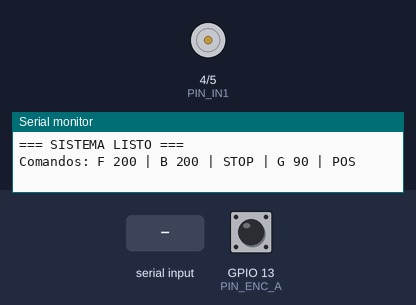
Bench run of a sketch on a simulated ESP32-S3. Shown: motor-driver pin pairs drawn as motors (green arrow = first pin HIGH = forward, orange = second pin HIGH = backward, longer = more drive, scaled by the enable pin), the last lines printed to the serial monitor. Inputs (shaded band) come from the test bench; at power-on: GPIO 13 (PIN_ENC_A) HIGH.

Above: at 1.2 s.
1.3 s: "F 1\n" received over Serial
At 2.4 s:
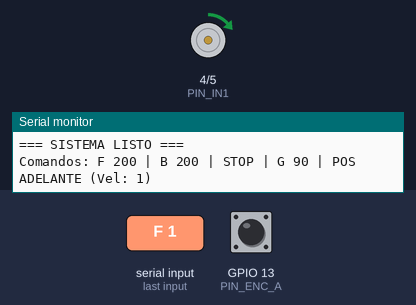
2.8 s: "B 1\n" received over Serial
At 3.5 s:
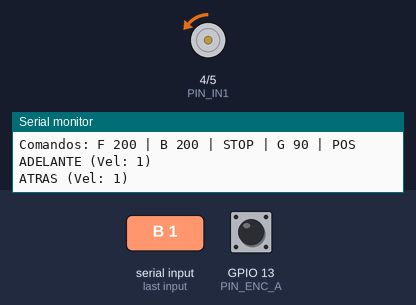
4.3 s: "G 150\n" received over Serial
At 4.7 s:
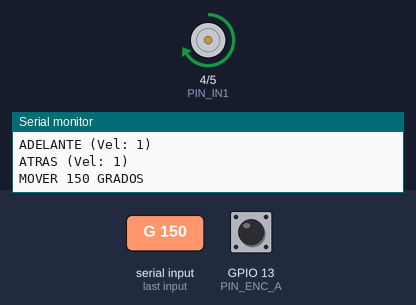
Timing chart, 0 to 7.3 s (numbered marks = the images above; inputs shaded):
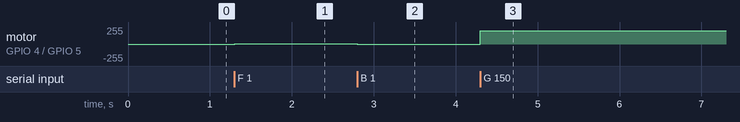

Measured:
- after the input at 1.3 s, motor on GPIO 4 (PIN_IN1) / GPIO 5 (PIN_IN2): stopped → forward 1/255 at once
- after the input at 2.8 s, motor on GPIO 4 (PIN_IN1) / GPIO 5 (PIN_IN2): forward 1/255 → backward 1/255 at once
- after the input at 4.3 s, motor on GPIO 4 (PIN_IN1) / GPIO 5 (PIN_IN2): backward 1/255 → forward 199/255 at once

The sketch:

PWM.ino
```cpp
/*
 * Control de Motor con Encoder y Serial (ESP32 Core v3.0+)
 * CORREGIDO: Orden de funciones para evitar errores de compilación
 */

#include <Arduino.h>

// --- Definición de Pines ---
const int PIN_IN1 = 4;
const int PIN_IN2 = 5;
const int PIN_ENA = 6;  // Pin PWM

// Pines del Encoder
const int PIN_ENC_A = 13;
const int PIN_ENC_B = 14;

// --- Configuración del Motor ---
const float RELACION_TRANSMISION = 34.0;
const float PULSOS_POR_VUELTA = 48.0 * RELACION_TRANSMISION;

volatile long posicionEncoder = 0;

// Configuración PWM
const int pwmFreq = 30000;
const int pwmResolution = 8;

// --- 1. DEFINICIÓN DE FUNCIONES BASE (Arriba para evitar errores) ---

// Escribe el PWM en el pin
void escribirPWM(int pin, int duty) {
  ledcWrite(pin, duty);
}

void frenarMotor() {
  digitalWrite(PIN_IN1, LOW);
  digitalWrite(PIN_IN2, LOW);
  escribirPWM(PIN_ENA, 0);
}

void controlarMotor(int dir, int pwm) {
  if (dir == 1) { // Adelante
    digitalWrite(PIN_IN1, HIGH);
    digitalWrite(PIN_IN2, LOW);
  } else if (dir == -1) { // Atrás
    digitalWrite(PIN_IN1, LOW);
    digitalWrite(PIN_IN2, HIGH);
  } else {
    frenarMotor();
    return;
  }
  escribirPWM(PIN_ENA, pwm);
}

// --- 2. INTERRUPCIÓN DEL ENCODER ---

void IRAM_ATTR leerEncoder() {
  int b = digitalRead(PIN_ENC_B);
  if (digitalRead(PIN_ENC_A) == HIGH) {
    if (b == LOW) posicionEncoder++;
    else posicionEncoder--;
  } else {
    if (b == LOW) posicionEncoder--;
    else posicionEncoder++;
  }
}

// --- 3. FUNCIONES DE POSICIÓN ---

void irAPosicionAbsoluta(long objetivo, int velocidad) {
  int direccion = 0;

  // Mientras la distancia al objetivo sea mayor a 15 pulsos
  while (abs(posicionEncoder - objetivo) > 15) {

    if (posicionEncoder < objetivo) direccion = 1;
    else direccion = -1;

    long diferencia = abs(posicionEncoder - objetivo);
    int velActual = velocidad;

    // Rampa de frenado: si faltan menos de 200 pulsos, baja la velocidad
    if (diferencia < 200) {
      velActual = map(diferencia, 0, 200, 70, velocidad);
    }

    controlarMotor(direccion, velActual);
    delay(1); // Estabilidad
  }
  frenarMotor();
}

void moverGrados(float grados, int velocidad) {
  long pulsosObjetivo = (grados / 360.0) * PULSOS_POR_VUELTA;
  long posicionFinal = posicionEncoder + pulsosObjetivo;
  irAPosicionAbsoluta(posicionFinal, velocidad);
}

// --- 4. PROCESAMIENTO DE COMANDOS ---

void procesarComando(String input) {
  input.trim();
  input.toUpperCase();

  int espacio = input.indexOf(' ');
  String cmd = (espacio == -1) ? input : input.substring(0, espacio);
  int valor = (espacio == -1) ? 0 : input.substring(espacio + 1).toInt();

  if (cmd == "F" || cmd == "B") {
    valor = constrain(valor, 0, 255);
  }

  if (cmd == "F") {
    Serial.printf("ADELANTE (Vel: %d)\n", valor);
    controlarMotor(1, valor);
  }
  else if (cmd == "B") {
    Serial.printf("ATRAS (Vel: %d)\n", valor);
    controlarMotor(-1, valor);
  }
  else if (cmd == "STOP") {
    Serial.println("PARAR");
    frenarMotor();
  }
  else if (cmd == "G") {
    Serial.printf("MOVER %d GRADOS\n", valor);
    moverGrados(valor, 200);
    Serial.println("Fin Movimiento.");
  }
  else if (cmd == "POS") {
    Serial.printf("Encoder: %ld\n", posicionEncoder);
  }
}

// --- 5. SETUP Y LOOP ---

void setup() {
  Serial.begin(115200);

  pinMode(PIN_IN1, OUTPUT);
  pinMode(PIN_IN2, OUTPUT);
  pinMode(PIN_ENC_A, INPUT_PULLUP);
  pinMode(PIN_ENC_B, INPUT_PULLUP);

  attachInterrupt(digitalPinToInterrupt(PIN_ENC_A), leerEncoder, CHANGE);

  // Configuración PWM (ESP32 Core v3.0)
  ledcAttach(PIN_ENA, pwmFreq, pwmResolution);

  Serial.println("\n=== SISTEMA LISTO ===");
  Serial.println("Comandos: F 200 | B 200 | STOP | G 90 | POS");
}

void loop() {
  if (Serial.available() > 0) {
    String input = Serial.readStringUntil('\n');
    procesarComando(input);
  }
}
```
